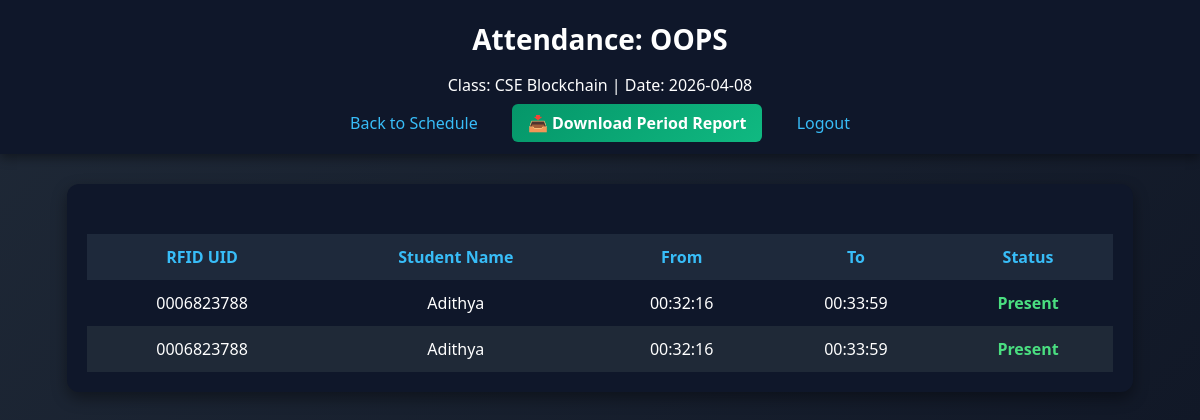
The page /teacher/attendance/7 (signed in) on the database its author committed.
### tables this page shows
CREATE TABLE subjects (
    id INTEGER PRIMARY KEY AUTOINCREMENT,
    subject_name TEXT NOT NULL
);

CREATE TABLE classes (
    id INTEGER PRIMARY KEY AUTOINCREMENT,
    class_name TEXT NOT NULL,
    room_no TEXT
);

CREATE TABLE users (
    id INTEGER PRIMARY KEY AUTOINCREMENT,
    name TEXT NOT NULL,
    email TEXT UNIQUE NOT NULL,
    password TEXT NOT NULL,
    role TEXT NOT NULL CHECK(role IN ('student','teacher','admin')),
    class_id INTEGER,
    rfid_uid TEXT,
    FOREIGN KEY(class_id) REFERENCES classes(id)
);

CREATE TABLE live_attendance (
    student_id TEXT PRIMARY KEY,
    name TEXT,
    face_entry TEXT,
    face_exit TEXT,
    duration REAL,
    status TEXT
);

### backend/app.py (the view)
@app.route("/teacher/attendance/<int:slot_id>")
def view_slot_attendance(slot_id):
    if session.get("role") != "teacher":
        return redirect("/login")
    conn = get_connection()
    cursor = conn.cursor()
    cursor.execute("""
        SELECT t.class_id, t.subject_id, s.subject_name, c.class_name
        FROM timetable t
        JOIN subjects s ON t.subject_id = s.id
        JOIN classes c ON t.class_id = c.id
        WHERE t.id = ?
    """, (slot_id,))
    slot = cursor.fetchone()
    if not slot:
        conn.close()
        return "Slot not found", 404
    today = date.today().isoformat()
    cursor.execute("""
        SELECT u.rfid_uid, u.name, l.face_entry, l.face_exit,
               COALESCE(a.status, 'Absent') as status
        FROM users u
        LEFT JOIN attendance a ON u.id = a.student_id
             AND a.subject_id = ? AND a.date = ?
        LEFT JOIN live_attendance l ON CAST(u.id AS TEXT) = l.student_id
        WHERE u.class_id = ? AND u.role = 'student'
        ORDER BY u.name ASC
    """, (slot['subject_id'], today, slot['class_id']))
    attendance = cursor.fetchall()
    conn.close()
    return render_template("view_slot_attendance.html", attendance=attendance, slot=slot, date=today)

### backend/app.py (called while the page is built)
def get_connection():
    conn = sqlite3.connect(DB_PATH)
    conn.row_factory = sqlite3.Row
    return conn

### frontend/templates/view_slot_attendance.html (shortened to what this page needs)
<!DOCTYPE html>
<html lang="en">
<head>
    <link rel="stylesheet" href="/static/style.css">
</head>
<body>
    <div class="header">
        <h1>Attendance: {{ slot.subject_name }}</h1>
        <p>Class: {{ slot.class_name }} | Date: {{ date }}</p>
        <nav class="nav-links">
            <a href="/teacher">Back to Schedule</a>
            <a href="/teacher/download_slot_report/{{ slot.id }}" class="download-btn">📥 Download Period Report</a>
            <a href="/logout">Logout</a>
        </nav>
    </div>
    <div class="dashboard-content">
        <div class="table-container">
            <table class="attendance-table">
                <thead>
                    <tr>
                        <th>RFID UID</th>
                        <th>Student Name</th>
                        <th>From</th>
                        <th>To</th>
                        <th>Status</th>
                    </tr>
                </thead>
                <tbody>
                    {% for s in attendance %}
                    <tr>
                        <td class="rfid-uid">{{ s.rfid_uid or '-' }}</td>
                        <td>{{ s.name }}</td>
                        <td>{{ s.face_entry or '--:--' }}</td>
                        <td>{{ s.face_exit or '--:--' }}</td>
                        <td class="status-{{ s.status }}">{{ s.status }}</td>
                    </tr>
                    {% endfor %}
                </tbody>
            </table>
        </div>
    </div>
</body>
</html>

### frontend/static/style.css (style rules this page uses)
body { margin: 0; font-family: 'Segoe UI', Tahoma, sans-serif; background: linear-gradient(135deg, #1f2937, #111827); color: white; }
.header { text-align: center; padding: 20px; background: #0f172a; box-shadow: 0 4px 10px rgba(0,0,0,0.4); }
.header h1 { margin: 0; font-size: 28px; }
.table-container { width: 90%; margin: auto; background: #0f172a; padding: 20px; border-radius: 12px; box-shadow: 0 6px 15px rgba(0,0,0,0.4); }
table { width: 100%; border-collapse: collapse; }
th, td { padding: 12px; text-align: center; }
th { background: #1e293b; color: #38bdf8; }
tr:nth-child(even) { background: #1f2937; }
.nav-links { margin-top: 15px; }
.nav-links a { color: #38bdf8; text-decoration: none; margin: 0 15px; font-size: 16px; transition: color 0.2s; }
.dashboard-content { padding: 30px; }
.download-btn { background: linear-gradient(135deg, #059669, #10b981) !important; color: white !important; padding: 8px 16px; border-radius: 6px; text-decoration: none; font-weight: 600; transition: all 0.3s ease; }

### frontend/templates/view_slot_attendance.html (style rules this page uses)
.attendance-table { margin-top: 30px; width: 100%; }
.status-Present { color: #4ade80; font-weight: bold; }

### rows shown on the page
subjects: subject_name "OOPS"
classes: class_name "CSE Blockchain"
users: rfid_uid "0006823788", name "Adithya", face_entry "00:32:16", face_exit "00:33:59", status "Present"
